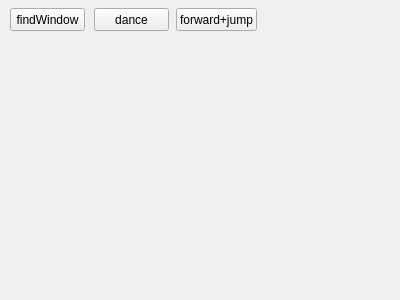
<?xml version="1.0" encoding="UTF-8"?>
<ui version="4.0">
 <class>Widget</class>
 <widget class="QWidget" name="Widget">
  <property name="geometry">
   <rect>
    <x>0</x>
    <y>0</y>
    <width>400</width>
    <height>300</height>
   </rect>
  </property>
  <property name="windowTitle">
   <string>Widget</string>
  </property>
  <widget class="QPushButton" name="danceButton">
   <property name="geometry">
    <rect>
     <x>94</x>
     <y>8</y>
     <width>75</width>
     <height>23</height>
    </rect>
   </property>
   <property name="text">
    <string>dance</string>
   </property>
  </widget>
  <widget class="QPushButton" name="findWindowButton">
   <property name="geometry">
    <rect>
     <x>10</x>
     <y>8</y>
     <width>75</width>
     <height>23</height>
    </rect>
   </property>
   <property name="text">
    <string>findWindow</string>
   </property>
  </widget>
  <widget class="QPushButton" name="forwardJumpButton">
   <property name="geometry">
    <rect>
     <x>176</x>
     <y>8</y>
     <width>81</width>
     <height>23</height>
    </rect>
   </property>
   <property name="text">
    <string>forward+jump</string>
   </property>
  </widget>
 </widget>
 <layoutdefault spacing="6" margin="11"/>
 <resources/>
 <connections/>
</ui>
